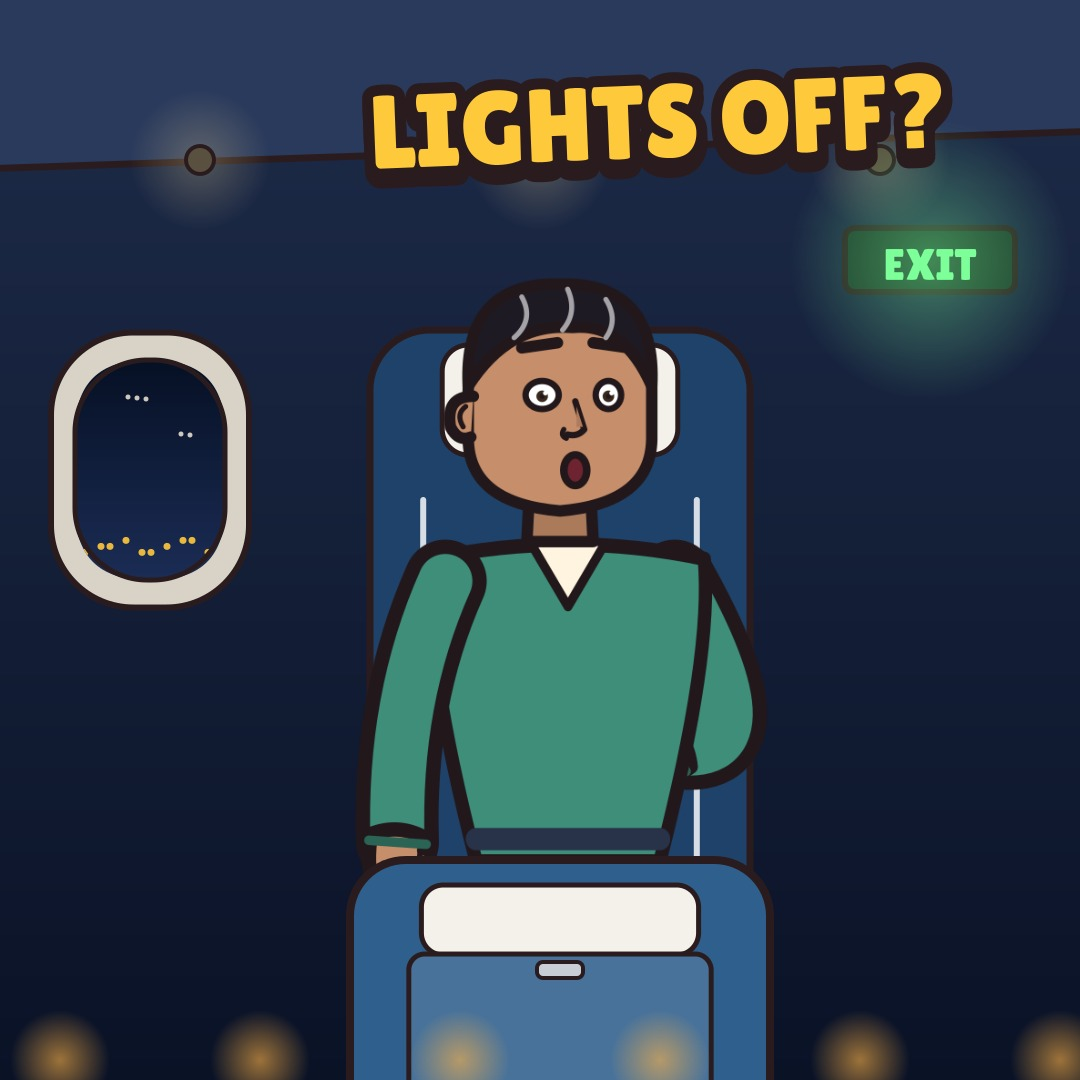

The script that saved this image:
"""Teaser Community post image (1080x1080) for L9: the dark cabin, a passenger looking up as the lights go off. python episodes/B-009-flight-secrets/social/post/post.py"""
import os, sys, math
os.environ["TW_FLAT_SIZE"] = "1080x1080"
from pathlib import Path
HERE = Path(__file__).resolve().parent
sys.path.insert(0, str(HERE.parents[3] / "lib"))
import cairocffi as cairo
from flat2d import *
from cast2_flat import char2
from flat_flight import *
surf = cairo.ImageSurface(cairo.FORMAT_ARGB32, W, H); g = G(surf)
g.fill_all(g.lgrad(0, 0, 0, H, "#1E2C4A", "#0A1226"))
g.poly([(-50, -40), (1130, -40), (1130, 130), (-50, 170)], "#2A3A5C", INK, lw=7)
for x in (200, 540, 880):
    g.glow(x, 160, 70, "#FFE29A", 0.25); g.circle(x, 160, 14, "#5A5040", INK, lw=4)
oval_window(g, 150, 470, 150, 220, 0.0, night=True)
seat_front(g, 560, 330, 1000, 380, SEAT_D)
char2(g, "kai", 560, 1180, 900, "shocked", "down", "hold", t=None, view="3q", breathe=False, blink=False)
seat_back_view(g, 560, 860, 420, tray=0.0, card=True)
for i in range(6):
    g.glow(60 + i * 200, 1060, 50, "#FFB347", 0.6)
g.rc(930, 260, 170, 64, "#1B3A2A", INK, lw=6, r=10); g.glow(930, 260, 140, "#7DFF9A", 0.4)
g.text("EXIT", 930, 264, 44, "#7DFF9A", stroke=None)
g.text("LIGHTS OFF?", W / 2 + 120, 120, 104, PAL["yellow"], sw=22, depth=9, rot=-0.04)
from PIL import Image
Image.frombuffer("RGBA", (W, H), bytes(surf.get_data()), "raw", "BGRA", 0, 1).convert("RGB").save(HERE / "post.jpg", quality=92)
print("ok")
